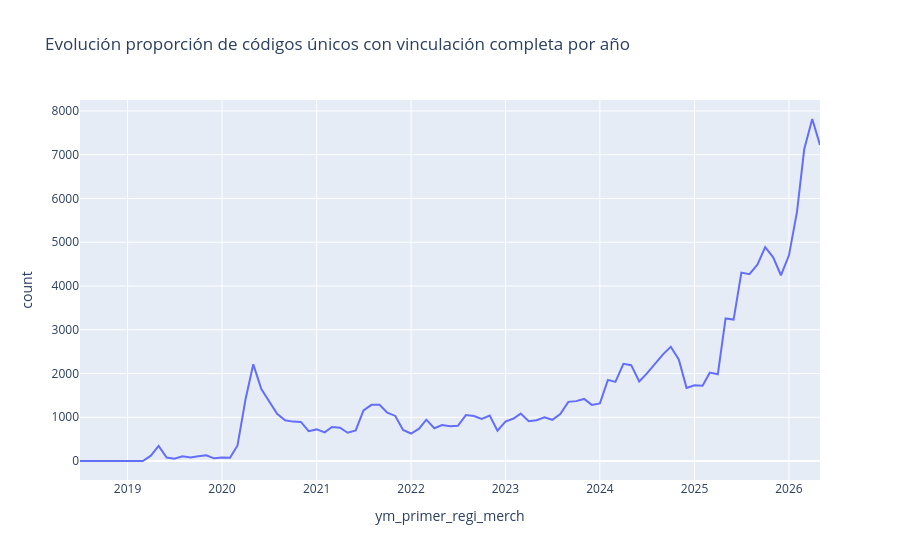

The code cell stored with this chart in its notebook:
### Code cell
fig = px.line(df.groupby(['ym_primer_regi_merch'])['vinc_completa'].describe().reset_index(),
               x="ym_primer_regi_merch", y="count", title='Evolución proporción de códigos únicos con vinculación completa por año')
fig.show()
